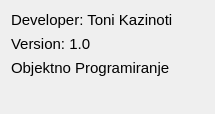
<?xml version="1.0" encoding="UTF-8"?>
<ui version="4.0">
 <class>AboutDialog</class>
 <widget class="QDialog" name="AboutDialog">
  <property name="geometry">
   <rect>
    <x>0</x>
    <y>0</y>
    <width>215</width>
    <height>114</height>
   </rect>
  </property>
  <property name="windowTitle">
   <string>Dialog</string>
  </property>
  <layout class="QVBoxLayout" name="verticalLayout_2">
   <item>
    <layout class="QVBoxLayout" name="verticalLayout">
     <item>
      <widget class="QLabel" name="label_2">
       <property name="font">
        <font>
         <pointsize>11</pointsize>
        </font>
       </property>
       <property name="text">
        <string>Developer: Toni Kazinoti</string>
       </property>
      </widget>
     </item>
     <item>
      <widget class="QLabel" name="label_3">
       <property name="font">
        <font>
         <pointsize>11</pointsize>
        </font>
       </property>
       <property name="text">
        <string>Version: 1.0</string>
       </property>
      </widget>
     </item>
     <item>
      <widget class="QLabel" name="label_4">
       <property name="font">
        <font>
         <pointsize>11</pointsize>
        </font>
       </property>
       <property name="text">
        <string>Objektno Programiranje</string>
       </property>
      </widget>
     </item>
     <item>
      <spacer name="verticalSpacer">
       <property name="orientation">
        <enum>Qt::Vertical</enum>
       </property>
       <property name="sizeHint" stdset="0">
        <size>
         <width>20</width>
         <height>40</height>
        </size>
       </property>
      </spacer>
     </item>
    </layout>
   </item>
  </layout>
 </widget>
 <resources/>
 <connections/>
</ui>
